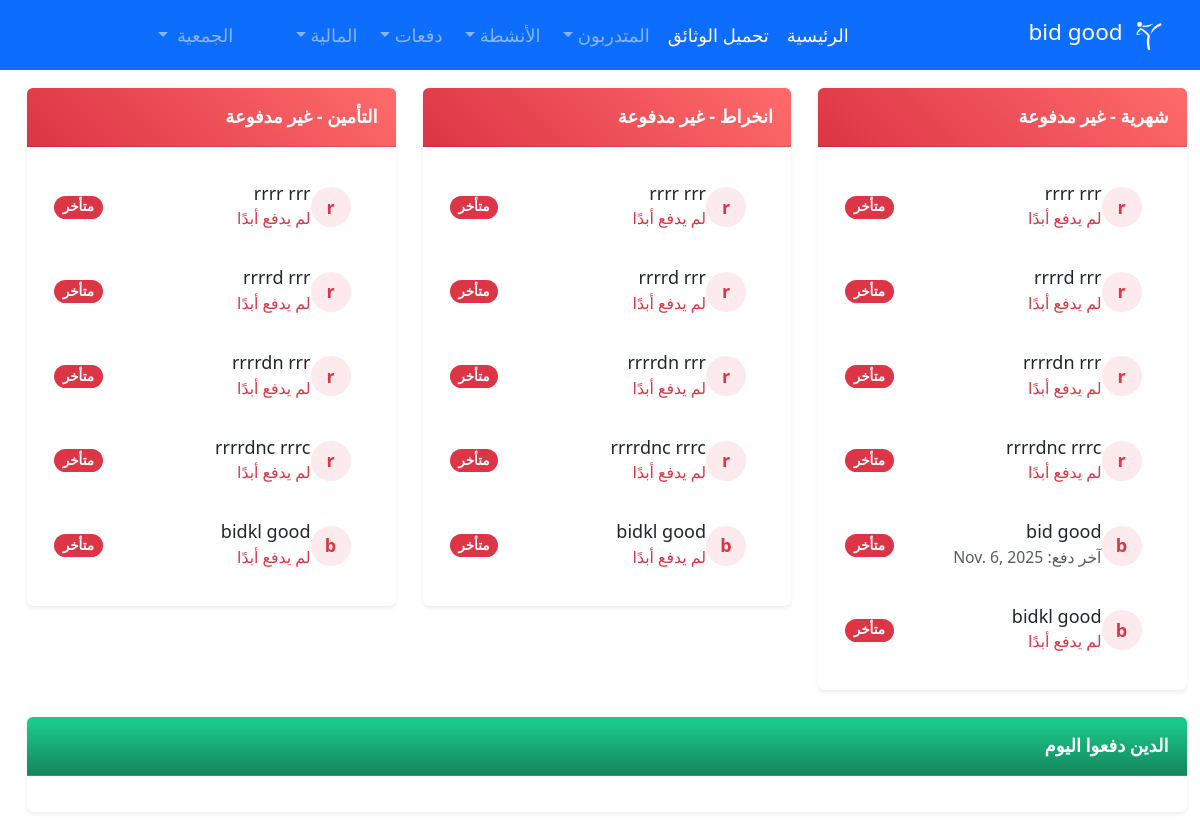
The page /dashboard/ (signed in) on the database its author committed.
### trainers/models.py (models this page shows, shortened)
class OrganizationInfo(models.Model):
    name = models.CharField(max_length=255, verbose_name='اسم الجمعية')
    slug = models.SlugField(unique=True, verbose_name='المعرف')
    description = models.TextField(blank=True, verbose_name='الوصف')
    established_date = models.DateField(blank=True, null=True, verbose_name='تاريخ التأسيس')
    rent_amount = models.DecimalField(max_digits=10, decimal_places=2, default=0, verbose_name='مبلغ الإيجار')
    phone_number = models.CharField(max_length=15, blank=True, verbose_name='رقم الهاتف')
    email = models.EmailField(blank=True, verbose_name='البريد الإلكتروني')
    datepay = models.DateField(blank=True, null=True, verbose_name='تاريخ الدفع')
    is_active = models.BooleanField(default=True, verbose_name='نشطة')
    subscription_tier = models.CharField(
        max_length=20,
        choices=[('free', 'مجاني'), ('basic', 'أساسي'), ('premium', 'متميز')],
        default='free',
        verbose_name='نوع الاشتراك'
    )
    max_trainers = models.IntegerField(default=50, verbose_name='الحد الأقصى للمتدربين')
    created_at = models.DateTimeField(auto_now_add=True, verbose_name='تاريخ الإنشاء')
    class Meta:
        verbose_name = 'جمعية'
        verbose_name_plural = 'الجمعيات'
        ordering = ['-created_at']

class Payments(models.Model):
    organization = models.ForeignKey(
        OrganizationInfo,
        on_delete=models.CASCADE,
        related_name='payments',
        verbose_name='الجمعية'
    )
    CatChoices = (
        ("month", "شهرية"),
        ("subscription", "انخراط"),
        ("assurance", "التأمين"),
        ("jawaz", "جواز"),
    )
    trainer = models.ForeignKey(Trainer, on_delete=models.CASCADE, related_name='payments', verbose_name='المتدرب')
    paymentdate = models.DateField(default=timezone.now, verbose_name='تاريخ الدفع')
    paymentCategry = models.CharField(choices=CatChoices, max_length=20, verbose_name='نوع الدفع')
    paymentAmount = models.DecimalField(max_digits=10, decimal_places=2, verbose_name='المبلغ')
    class Meta:
        verbose_name = 'دفعة'
        verbose_name_plural = 'الدفعات'
        ordering = ['-paymentdate']
        indexes = [
            models.Index(fields=['organization', 'paymentdate']),
            models.Index(fields=['trainer', 'paymentCategry']),
        ]

### trainers/views.py (the view)
# urls.py: path('dashboard/', views.dashboard, name='dashboard'),
@login_required(login_url='/login/')
@require_organization
def dashboard(request):
    organization = request.organization
    try:
        now = timezone.now()
        today = now.date()
        payment_categories = {
            'month': {
                'label': 'شهرية',
                'frequency': 'monthly',
                'grace_days': 0
            },
            'subscription': {
                'label': 'انخراط',
                'frequency': 'yearly',
                'grace_days': 0
            },
            'assurance': {
                'label': 'التأمين',
                'frequency': 'yearly',
                'grace_days': 0
            }
        }
        payment_status = {}
        for category, category_info in payment_categories.items():
            trainers = Trainer.objects.filter(organization=organization, is_active=True)
            unpaid_trainers = []
            for trainer in trainers:
                last_payment = Payments.objects.filter(
                    organization=organization,
                    trainer=trainer,
                    paymentCategry=category
                ).order_by('-paymentdate').first()
                if last_payment:
                    payment_due_date = None
                    if category_info['frequency'] == 'monthly':
                        last_day_of_payment_month = calendar.monthrange(
                            last_payment.paymentdate.year,
                            last_payment.paymentdate.month
                        )[1]  # E.g., 28, 29, 30, or 31
                        payment_due_date = last_payment.paymentdate.replace(
                            day=min(last_payment.paymentdate.day,last_day_of_payment_month),
                            month=today.month,
                            year=today.year
                        )
                    elif category_info['frequency'] == 'yearly':
                        payment_due_date = last_payment.paymentdate.replace(
                            year=last_payment.paymentdate.year + 1
                        ) + timedelta(days=category_info['grace_days'])
                    if today > payment_due_date:
                        unpaid_trainers.append({
                            'trainer_name': f"{trainer.first_name} {trainer.last_name}",
                            'last_payment_date': last_payment.paymentdate
                        })
                else:
                    unpaid_trainers.append({
                        'trainer_name': f"{trainer.first_name} {trainer.last_name}",
                        'last_payment_date': None
                    })
            payment_status[category] = {
                'label': category_info['label'],
                'unpaid_trainers': unpaid_trainers,
                'total_unpaid_trainers': len(unpaid_trainers)
            }
        paid_today_trainees = Payments.objects.filter(paymentdate=today).select_related('trainer')
        paid_today_trainees = [
            {
                "trainer_name": f"{payment.trainer.first_name} {payment.trainer.last_name}",
                "payment_date": payment.paymentdate,
                "payment_category": payment.get_paymentCategry_display(),
                "payment_amount": payment.paymentAmount
            }
            for payment in paid_today_trainees
        ]
        for category in payment_categories:
            category_income = Payments.objects.filter(
                organization=organization,
                paymentCategry=category,
                paymentdate__year=today.year
            ).values('paymentdate__month').annotate(
                total_income=Sum('paymentAmount')
            )
            for entry in category_income:
                month = entry['paymentdate__month'] - 1
            context = {
                'payment_status': payment_status,  # Payment tracking details
                'paid_today_trainees': paid_today_trainees,  # Trainees who paid today
            }
            return render(request, 'pages/home.html',context)
    except:
        messages.error(request, 'الوصول غير مسموح')
        return redirect('login')

### trainers/templates/pages/home.html (shortened to what this page needs)
{% extends 'base/base.html' %}
{% block content %}
    <div class="container-fluid mt-3">
        <div class="row ml-0">
            {% for category, status in payment_status.items %}
            <div class="col-md-4 col-sm-6 col-12 mb-4">
                <div class="card shadow-sm border-0">
                    <div class="card-header bg-gradient-danger text-white py-3">
                        <h6 class="m-0 font-weight-bold">{{ status.label }} - غير مدفوعة</h6>
                    </div>
                    <div class="card-body px-4">
                        <div class="list-group list-group-flush">
                            {% for trainer in status.unpaid_trainers %}
                            <div class="list-group-item border-0 px-0 py-3">
                                <div class="d-flex justify-content-between align-items-center">
                                    <div class="d-flex align-items-center">
                                        <div class="avatar-circle bg-danger-light me-3">
                                            {{ trainer.trainer_name|slice:":1" }}
                                        </div>
                                        <div>
                                            <h6 class="mb-0">{{ trainer.trainer_name }}</h6>
                                            {% if trainer.last_payment_date %}
                                            <small class="text-muted">آخر دفع: {{ trainer.last_payment_date }}</small>
                                            {% else %}
                                            <small class="text-danger">لم يدفع أبدًا</small>
                                            {% endif %}
                                        </div>
                                    </div>
                                    <span class="badge bg-danger rounded-pill">متأخر</span>
                                </div>
                            </div>
                            {% endfor %}
                        </div>
                    </div>
                </div>
            </div>
            {% endfor %}
        </div>
        <div class="row ml-0">
            <div class="col-md-12 col-sm-12 col-12 mb-4">
                <div class="card shadow-sm border-0">
                    <div class="card-header bg-gradient-success text-white py-3">
                        <h6 class="m-0 font-weight-bold">الدين دفعوا اليوم</h6>
                    </div>
                    <div class="card-body px-4">
                    </div>
                </div>
            </div>
        </div>
    </div>
{% endblock %}

### trainers/templates/base/sidebar.html (shortened to what this page needs)
{% load static %}
<nav class="navbar navbar-expand-lg navbar-dark bg-primary">
    <div class="container-fluid">
        <a class="navbar-brand" href="{% url 'home' %}">
            <img src="{% static 'images/logo/logo.png' %}" alt="Logo" width="40" height="40" class="d-inline-block align-text-top">
            {% if request.organization %} {{ request.organization.name }} {% else %} الجمعية {% endif %}
        </a>
        <div class="collapse navbar-collapse" id="navbarNav">
            <ul class="navbar-nav me-auto mb-2 mb-lg-0">
                <li class="nav-item">
                    <a class="nav-link active" aria-current="page" href="{% url 'home' %}">الرئيسية</a>
                </li>
                <li class="nav-item">
                    <a class="nav-link active" aria-current="page" href="{% url 'trainees_report' %}">تحميل الوثائق</a>
                </li>
                <li class="nav-item dropdown">
                    <a class="nav-link dropdown-toggle" href="#" id="traineesDropdown" role="button" data-bs-toggle="dropdown" aria-expanded="false">
                        المتدربون
                    </a>
                </li>
                <li class="nav-item dropdown">
                    <a class="nav-link dropdown-toggle" href="#" id="activitiesDropdown" role="button" data-bs-toggle="dropdown" aria-expanded="false">
                        الأنشطة
                    </a>
                </li>
                <li class="nav-item dropdown">
                    <a class="nav-link dropdown-toggle " href="#" id="traineesDropdown" role="button" data-bs-toggle="dropdown" aria-expanded="false">
                        دفعات
                    </a>
                </li>
                {% if user.is_superuser %}
                <li class="nav-item dropdown">
                    <a class="nav-link dropdown-toggle"  id="financialDropdown" role="button" data-bs-toggle="dropdown" aria-expanded="false">
                        المالية
                    </a>
                </li>
                {% else %}
                <li><a class="nav-link active" href="{% url 'logout' %}">تسجيل الخروج</a></li>
                {% endif %}
            </ul>
            {% if user.is_superuser %}
            <ul class="navbar-nav ms-auto">
                <li class="nav-item dropdown">
                    <a class="nav-link dropdown-toggle" href="#" id="userDropdown" role="button" data-bs-toggle="dropdown" aria-expanded="false">
                        <span class="ms-1">الجمعية</span>
                    </a>
            {% endif %}
                </li>
            </ul>
        </div>
    </div>
</nav>

### trainers/templates/base/base.html (style rules this page uses)
.card { box-shadow: 0 20px 27px 0 rgb(0 0 0 / 5%); }
* { font-size: large; }
a { color: #02af74; text-decoration: none; }

### trainers/templates/pages/home.html (style rules this page uses)
.avatar-circle { width: 40px; height: 40px; border-radius: 50%; display: flex; align-items: center; justify-content: center; font-weight: bold; color: #fff; background-color: rgba(220, 53, 69, 0.1); }
.bg-gradient-danger { background: linear-gradient(45deg, #dc3545, #ff6b6b); }
.bg-danger-light { background-color: rgba(220, 53, 69, 0.1); color: #dc3545; }
.card { transition: transform 0.2s ease-in-out; }
.list-group-item { transition: background-color 0.2s ease-in-out; }

### rows shown on the page
OrganizationInfo: organization.name "bid good"
Payments: last_payment_date "Nov. 6, 2025"

### other values the page prints
{{ status.label }} "شهرية" "انخراط" "التأمين"
{{ trainer.trainer_name|slice:":1" }} "r" "r" "r" "r" "b" "b" "r" "r" "r" "r" "b" "r" "r" "r" "r" "b"
{{ trainer.trainer_name }} "rrrr rrr" "rrrrd rrr" "rrrrdn rrr" "rrrrdnc rrrc" "bid good" "bidkl good" "rrrr rrr" "rrrrd rrr" "rrrrdn rrr" "rrrrdnc rrrc" "bidkl good" "rrrr rrr" "rrrrd rrr" "rrrrdn rrr" "rrrrdnc rrrc" "bidkl good"
